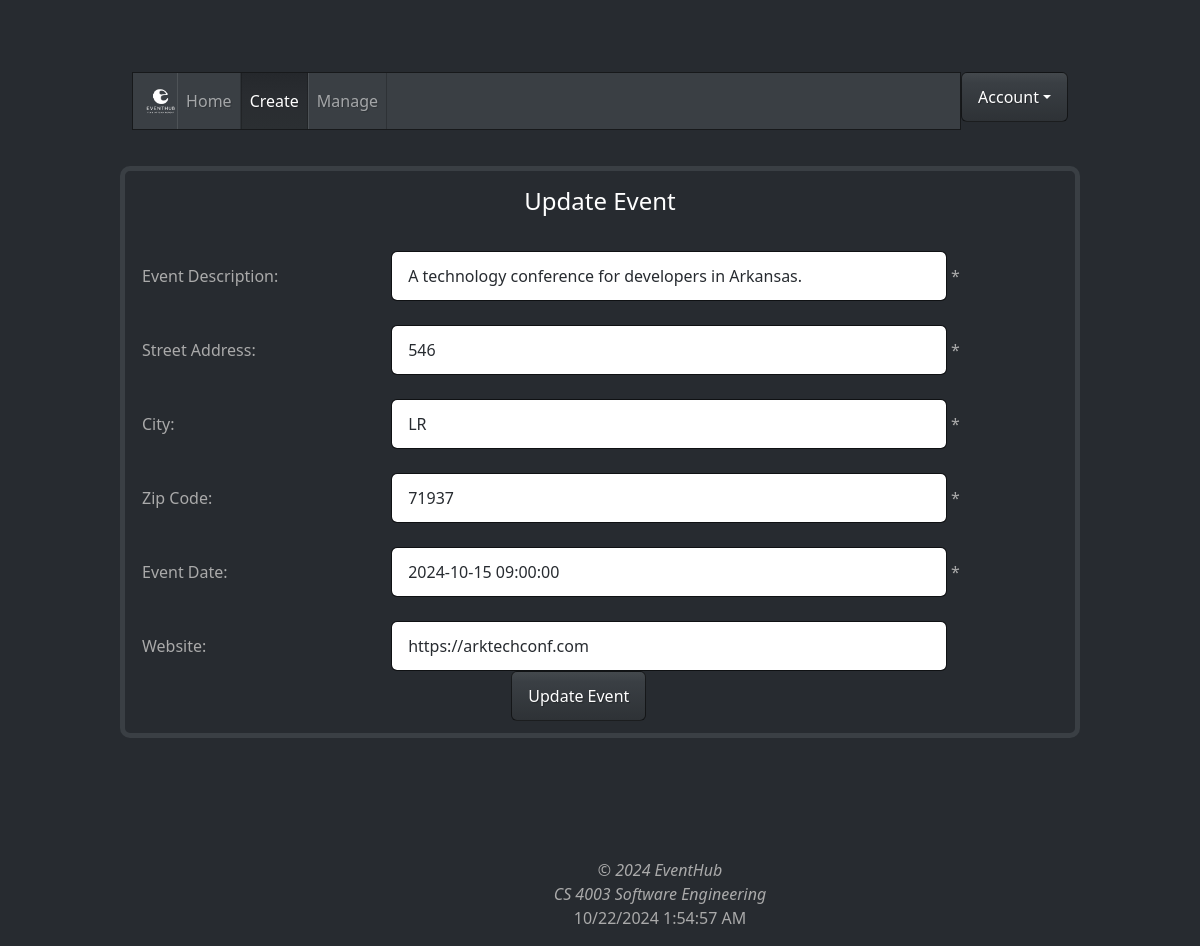
The page /edit_record.php?id=1 (signed in) on the database its author committed.
### tables this page shows
CREATE TABLE EVENTS (
    EVENT_ID INT PRIMARY KEY AUTO_INCREMENT,
    EVENT_NAME VARCHAR(30),
    EVENT_DESCR VARCHAR(255),
    STREET_ADD VARCHAR(255),
    CITY VARCHAR(30),
    ZIPCODE INT,
    CREATOR INT,
    CATEGORY INT,
    DATETIME DATETIME,
    WEBSITE VARCHAR(255),
    LATITUDE FLOAT(10,6),
    LONGITUDE FLOAT (10,6),
    FOREIGN KEY (CREATOR) REFERENCES USERS(USER_ID),
    FOREIGN KEY (CATEGORY) REFERENCES CATEGORIES(CATEGORY_ID)
);

### edit_record.php (the view, shortened to what this page needs)
<?php
include_once("config.php");
if (isset($_GET['id'])) {
    $id = $_GET['id'];
    $sql = "SELECT * FROM EVENTS WHERE EVENT_ID = ?";
    $stmt = $mysqli->prepare($sql);
    $stmt->bind_param('i', $id);
    $stmt->execute();
    $result = $stmt->get_result();
    if ($result->num_rows > 0) {
        $record = $result->fetch_assoc();
    } else {
        echo "<p class='error'>Event not found.</p>";
        exit();
    }
} else {
    echo "<p class='error'>No event ID provided.</p>";
    exit();
}
?>
<!DOCTYPE html>
<html lang="en">
<head>
    <link rel="stylesheet" href="bootstrap-2.css">
</head>
<body>
    <header class=".center">
        <div class="topBtn" style="padding-top: 1%;">
            <div class="dropdown">
                <button class="btn btn-primary dropdown-toggle"> Account</button>
            </div>
        </div>
    </header>
    <main>
        <div class="box2">
            <nav class="navbar navbar-expand-lg bg-primary" data-bs-theme="dark">
                <div class="container-fluid">
                <img style="width: 4%; height: 4%; margin-left: 0%;" src="2.png">
                    <ul class="navbar-nav me-auto">
                        <li class="nav-item">
                            <a class="nav-link" href="ESManageer.php">Home</a>
                        </li>
                        <li class="nav-item">
                            <a class="nav-link active" href="ESCreate.php">Create
                            </a>
                        </li>
                        <li class="nav-item">
                            <a class="nav-link" href="ESManage.php">Manage</a>
                        </li>
                    </ul>
                </div>
            </nav>
        </div>
        <div class="box3">
            <fieldset>
                <legend> Update Event </legend>
                <form method="POST" action="">
                    <label class="col-form-label mt-4" for="inputDefault">Event Description:</label>
                    <input type="text" class="form-control-2" placeholder="Description" id="Desc" name="event_descr"
                        value="<?php echo $record['EVENT_DESCR']; ?>" required>
                    <span>*</span><br>
                    <label class="col-form-label mt-4" for="inputDefault">Street Address:</label>
                    <input type="text" class="form-control-2" placeholder="Street" id="strtAdd" name="event_street"
                        value="<?php echo $record['STREET_ADD']; ?>" required>
                    <span>*</span><br>
                    <label class="col-form-label mt-4" for="inputDefault">City:</label>
                    <input type="text" class="form-control-2" placeholder="City" id="city" name="event_city"
                        value="<?php echo $record['CITY']; ?>" required>
                    <span>*</span><br>
                    <label class="col-form-label mt-4" for="inputDefault">Zip Code:</label>
                    <input type="text" class="form-control-2" placeholder="Zip" id="zip" name="event_zip"
                        value="<?php echo $record['ZIPCODE']; ?>" required>
                    <span>*</span><br>
                    <label class="col-form-label mt-4" for="inputDefault">Event Date:</label>
                    <input type="text" class="form-control-2" placeholder="DoW Time" id="Date" name="event_date"
                        value="<?php echo $record['DATETIME']; ?>" required>
                    <span>*</span><br>
                    <label class="col-form-label mt-4" for="inputDefault">Website:</label>
                    <input type="text" class="form-control-2" placeholder="Website" id="Date" name="website"
                        value="<?php echo $record['WEBSITE']; ?>"><br>
                    <div class="botBtn1">
                        <button type="submit" class="btn btn-primary" id="updateBtn">Update Event</button>
                        <br>
                    </div>
                </form>
            </fieldset>
        </div>
    </main>
</body>
<footer id="vue-footer">
    <div style="text-align:center;">
        <em>&copy; 2024 EventHub </br></em>
        <em> CS 4003 Software Engineering</em>
        <p>{{currentDate}} {{currentTime}}</p>
    </div>
</footer>
</html>

### rows shown on the page
events: event_descr "A technology conference for developers in Arkansas.", event_street "546", event_city "LR", event_zip "71937", event_date "2024-10-15 09:00:00", website "https://arktechconf.com"
